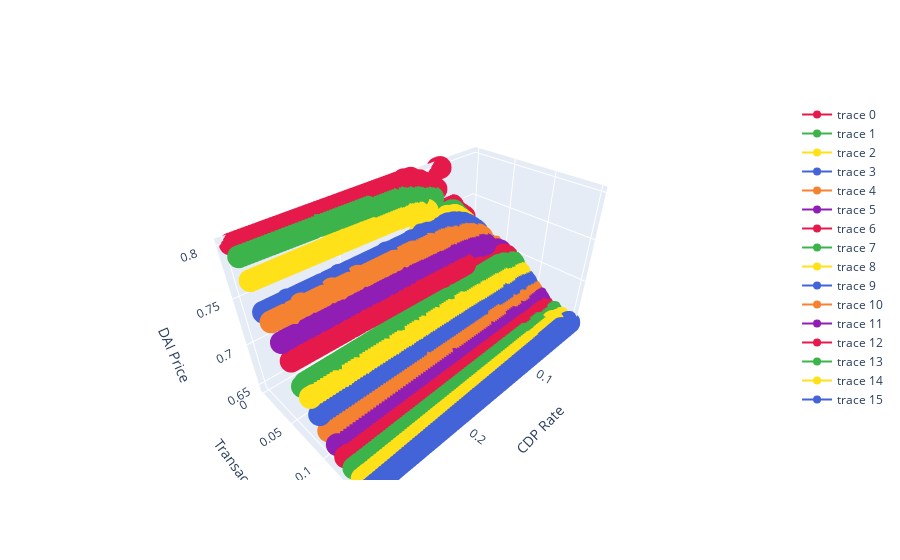

Notebook code cell kept with this figure:
### Code cell
plot3DWithTXF(cdp_axis, txf_axis, dai_axis, "CDP Rate", "Transaction Fee", "DAI Price")
